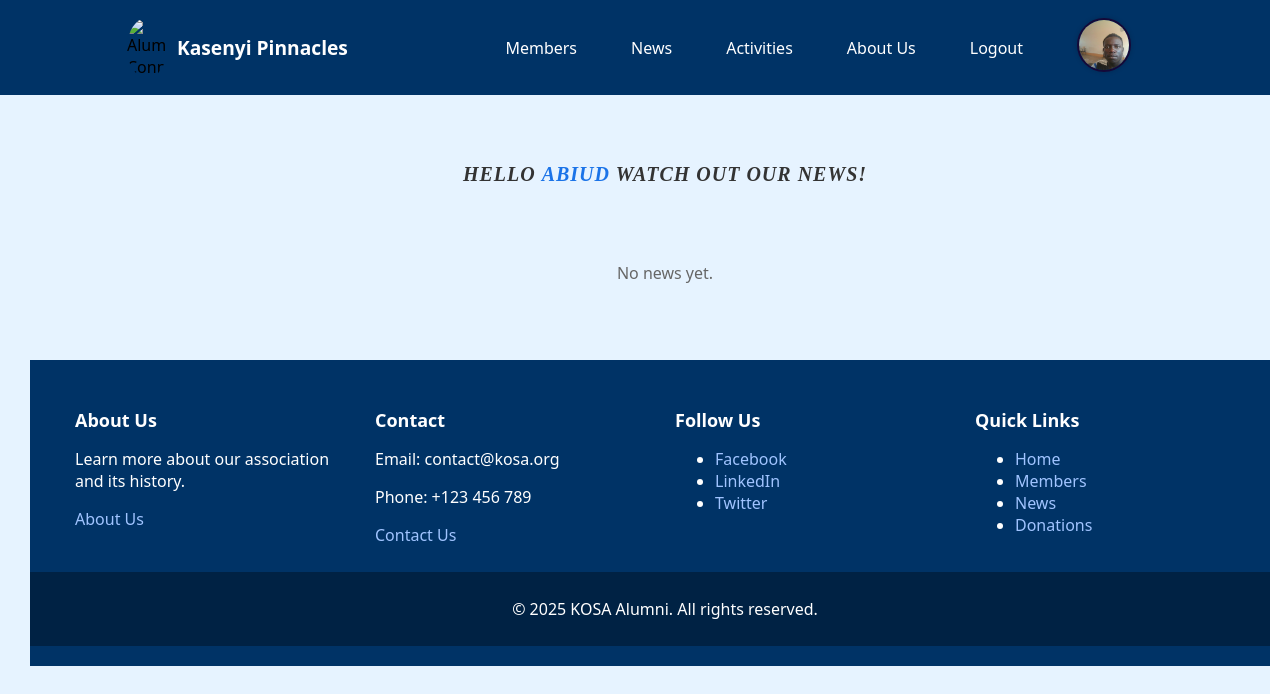
Page /news/ (signed in) on the earlier database version.
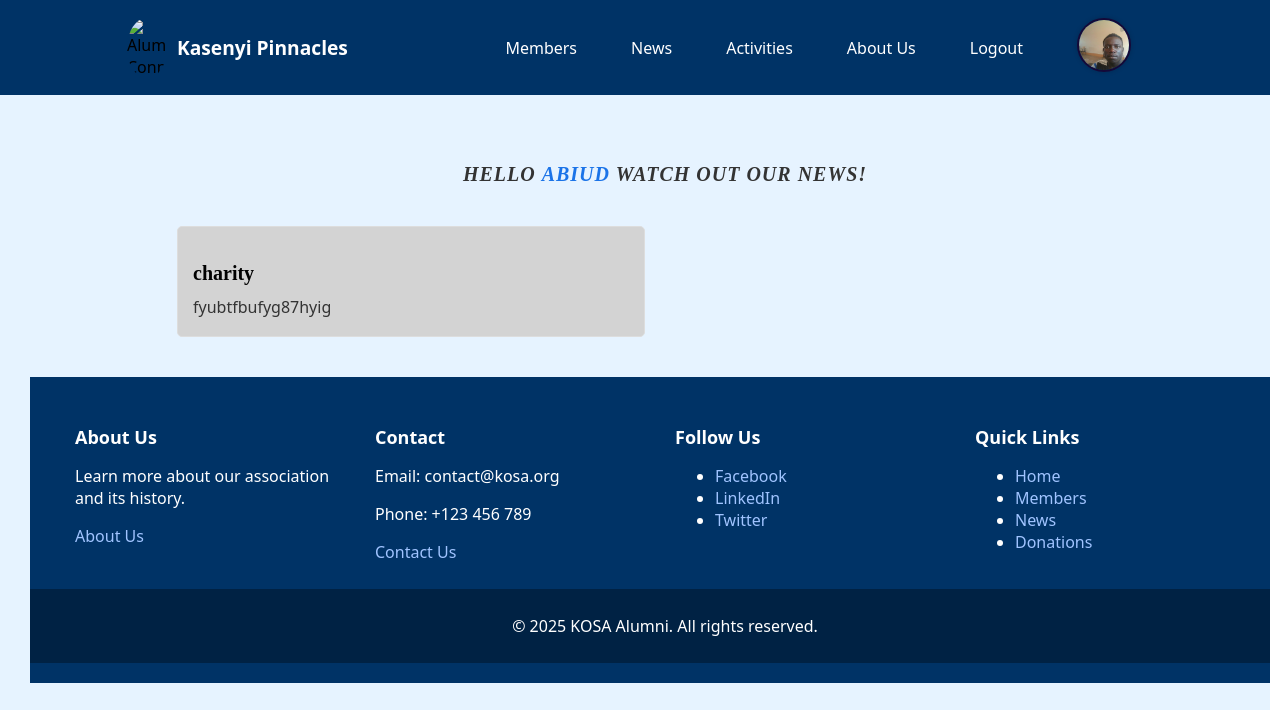
Same page on the later database version.
### posts_app/models.py (models this page shows, shortened)
class Post(models.Model):
    id = models.AutoField(primary_key=True)
    Title = models.CharField(max_length=500, blank=False)
    content= models.TextField(max_length=5000, blank=True)
    image= models.ImageField(upload_to='news_images/', null=True, blank=True)

### posts_app/views.py (the view)
# urls.py: path('', views.news_list_view, name='news_list'),
def news_list_view(request):
    posts = Post.objects.all()
    current_user_profile = getattr(request.user, 'profile', None)
    if not current_user_profile:
        current_user_profile = Profile.objects.get_or_create(user=request.user)[0]
    current_user_profile.refresh_from_db()  # Force reload from the database
    return render(request, 'news_list.html', {
        'news': posts,
        'current_user_profile': current_user_profile
    })

### templates/news_list.html
{% extends 'base.html' %}
{% block content %}
    <h1> Hello <span class="username">{{ user.username }}</span> watch out our news!</h1>
    <div class="news-container">
        {% for post in news %}
            <div class="news-post">
                <h3>{{ post.Title }}</h3>
                <p>{{ post.content }}</p>
            </div>
        {% empty %}
            <div class="no-news">
                <p>No news yet.</p>
            </div>
        {% endfor %}
    </div>
{% endblock %}

Differences in the rows shown:
added Post: Title "charity", content "fyubtfbufyg87hyig"
Other differences:
text no longer shown: "No news yet."
